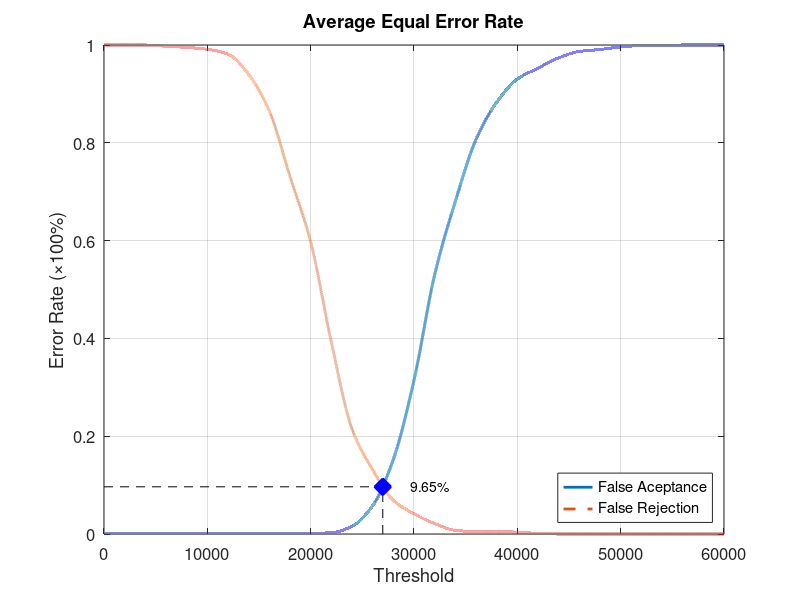
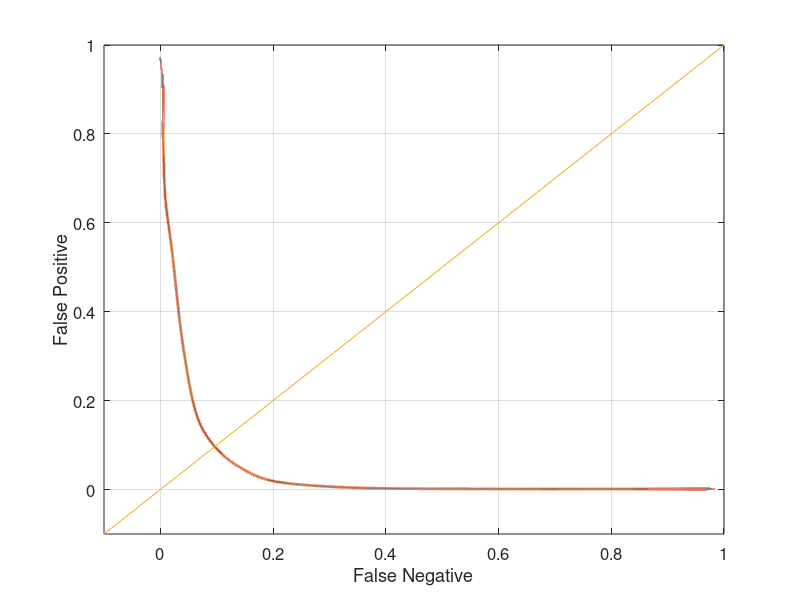

Here is the MATLAB script that generated these plots, in order:
function yEER = Experiment2Average
close all;
clear;
clc;
x = 0:2000:60000;
xq = 0:0.5:60000;

y0 = [0 0.00131579 0.00131579 0.00131579 0.00131579 0.00131579 0.00131579 0.00131579 0.00131579 0.00131579 0.00131579 0.00263158 0.0157895 0.0578947 0.152632 0.314474 0.530263 0.680263 0.806579 0.882895 0.930263 0.952632 0.973684 0.986842 0.990789 0.996053 0.998684 0.998684 1 1 1];
yy0 = interp1(x, y0, xq, 'pchip');
y1 = [1 1 1 0.9975 0.995 0.99125 0.98125 0.94 0.865 0.73125 0.5975 0.3925 0.215 0.13125 0.06875 0.04125 0.02125 0.0075 0.005 0.005 0.00375 0.00125 0 0 0 0 0 0 0 0 0];
yy1 = interp1(x, y1, xq, 'pchip');

% Calculating EER: 
y2 = abs(y0 - y1);
find(y2 == min(y2))
yy2 = abs(yy0 - yy1);
xEER = find(yy2 == min(yy2));
xEERIndex = xq(xEER) % X-axis EER
yEER = yy0(xEER) % Y-axis EER

main = figure
plot(xq, yy0,'-','LineWidth', 2);	hold on
plot(xq, yy1,'--','LineWidth', 2);	hold on
plot([xEERIndex xEERIndex], [0 yEER], 'k--');	hold on
plot([0 xEERIndex], [yEER yEER], 'k--');	hold on
plot(xEERIndex, yEER, 'bx', 'LineWidth', 10);	hold on
text(xEERIndex + 10 * xEERIndex / 100, yEER, [num2str(round((10000 * yEER)) / 100) '%'])
legend('False Aceptance', 'False Rejection', 'Location', 'SouthEast')
xlabel('Threshold')
ylabel('Error Rate (\times100%)')
title('Average Equal Error Rate')
set(gca, 'FontSize', 12)
axis([0 60000 0 1])
grid on

print(main, 'Experiment2AverageMain', '-dpng');
FNRxFPR = figure('Color', [1 1 1]);
plot(yy1, yy0, '-', yy1, yy0, 'LineWidth', 2);
hold on
y = -0.1:0.1:1
plot(y, y); 
set(gca, 'FontSize', 12)
xlabel('False Negative')
ylabel('False Positive')
axis([-0.1 1 -0.1 1])
set(gca, 'FontSize', 12)
grid on

print(FNRxFPR, 'Experiment2AverageFNRxFPR','-dpng');
end
